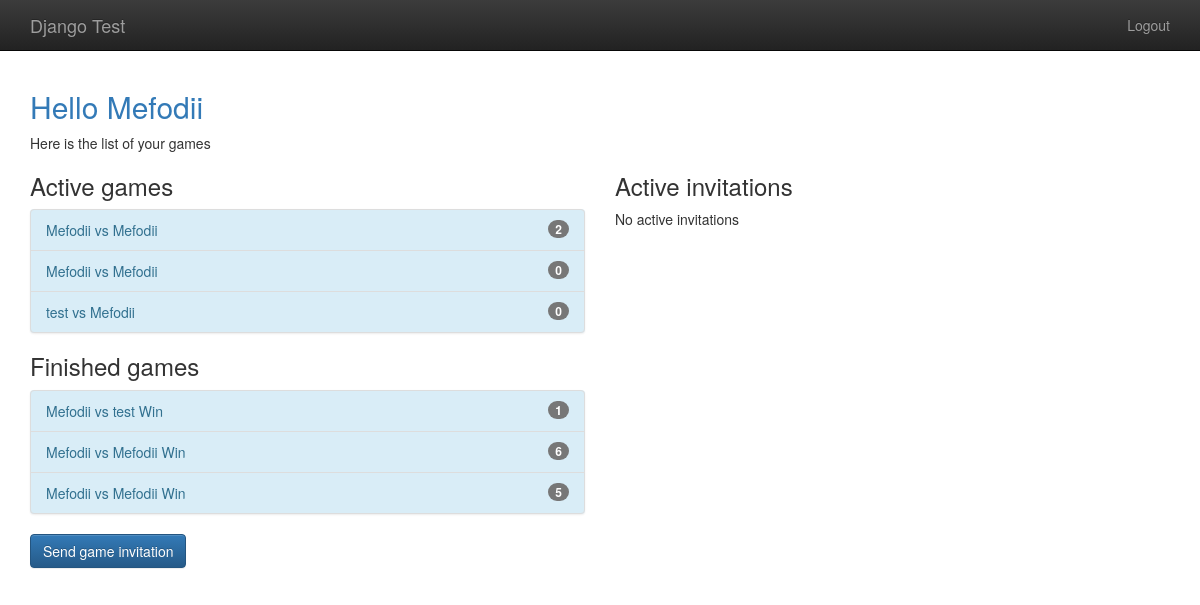
The page /player/home (signed in) on the database as committed earlier.
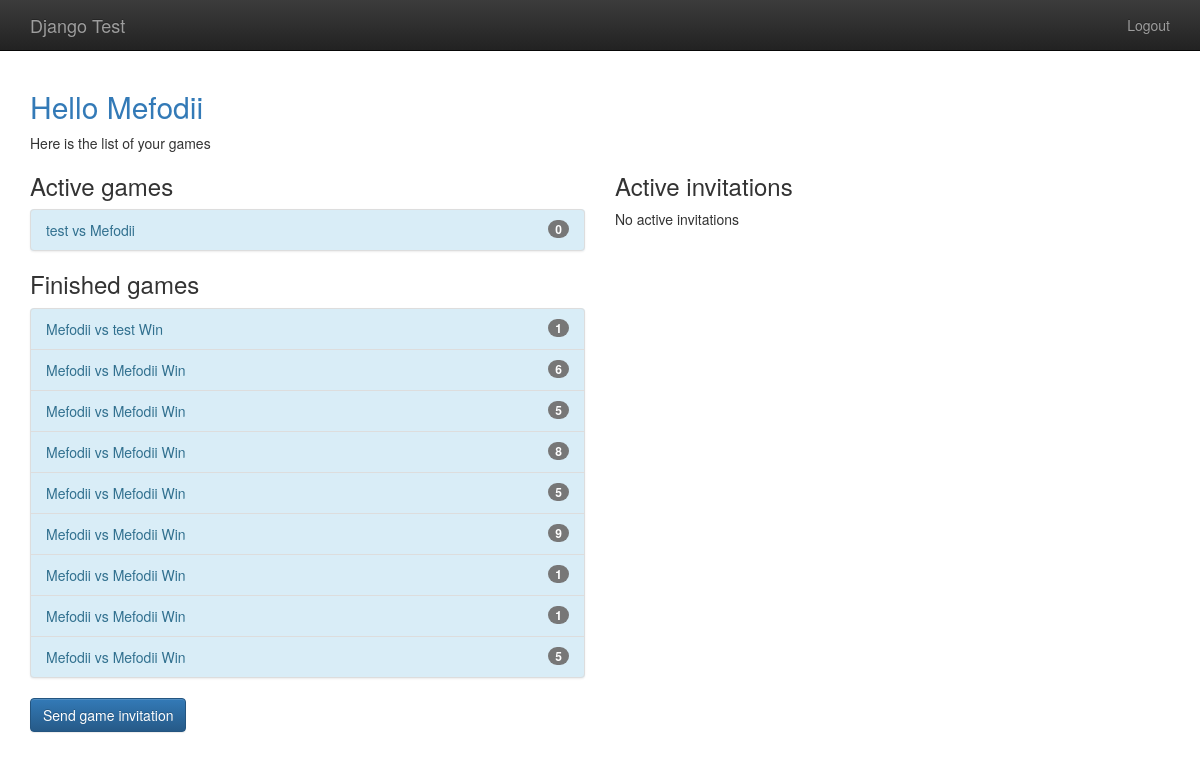
The same page on the database as committed later.
### gameplay/models.py (models this page shows, shortened)
class Game(models.Model):
    first_player = models.ForeignKey(User, related_name="games_first_player", on_delete=models.CASCADE)
    second_player = models.ForeignKey(User, related_name="games_second_player", on_delete=models.CASCADE)
    start_time = models.DateTimeField(auto_now_add=True)
    last_active = models.DateTimeField(auto_now=True)
    status = models.CharField(max_length=1, default='F', choices=GAME_STATUS_CHOICES)
    objects = GameQuerySet.as_manager()
    def get_absolute_url(self):
        return reverse("gameplay_detail", args=[self.id])
    def __str__(self):
        return "{0} vs {1}".format(self.first_player, self.second_player)

### player/views.py (the view)
# urls.py: path('home', home, name="player_home"),
@login_required
def home(request):
    my_games = Game.objects.games_for_user(request.user)
    active_games = my_games.active()
    finished_games = my_games.difference(active_games)
    invitations = request.user.invitations_received.all()
    return render(request, "player/home.html",
                  {"active_games": active_games,
                   "finished_games" : finished_games,
                   "invitations": invitations})

### gameplay/models.py (called while the page is built)
    def games_for_user(self, user):
        return self.filter(
            Q(first_player=user) | Q(second_player=user)
        )

    def active(self):
        return self.filter(
            Q(status="F") | Q(status="S")
        )

### templates/player/home.html (shortened to what this page needs)
{% extends "base.html" %}
{% block content %}
    <h2 class="text-primary">Hello {{ user.username }}</h2>
    Here is the list of your games
    <div class="row">
        <div class="col-md-6">
            <h3>Active games</h3>
            {% include "player/game_list_snippet.html" with games_list=active_games %}
            <h3>Finished games</h3>
            {% include "player/game_list_snippet.html" with games_list=finished_games %}
            <p>
                <a class="btn btn-primary"
                   href="{% url 'player_new_invitation' %}">Send game invitation</a>
            </p>
        </div>
        <div class="col-md-6">
            <h3>Active invitations</h3>
            {% if invitations %}
                <div class="list-group">
                    {% for inv in invitations %}
                        <a class="list-group-items" href="{% url 'player_accept_invitation' id=inv.id %}">
                            {{ inv.from_user.username }} invited you to play.<br>
                        </a>
                    {% endfor %}
                </div>
            {% else %}
                <p>No active invitations</p>
            {% endif %}
        </div>
    </div>
{% endblock %}

### templates/base.html (shortened to what this page needs)
{% load staticfiles %}
<!doctype html>
<html class="no-js" lang="">
    <head>
        {% block styling %}
            <link rel="stylesheet" href="{% static 'css/bootstrap.min.css' %}">
            <link rel="stylesheet" href="{% static 'css/bootstrap-theme.min.css' %}">
            <link rel="stylesheet" href="{% static 'css/main.css' %}">
        {% endblock styling %}
    </head>
    <body ng-app="tictactoe.demo">
    <nav class="navbar navbar-inverse navbar-fixed-top" role="navigation">
      <div class="container">
        <div class="navbar-header">
          <a class="navbar-brand" href="/">Django Test</a>
        </div>
        <ul class="nav navbar-nav navbar-right">
            {% if user.is_authenticated %}
                <li><a href="{% url 'player_logout' %}">Logout</a></li>
            {% else %}
                <li><a href="{% url 'player_login' %}">Login</a></li>
                <li><a href="{% url 'player_signup' %}">Signup</a></li>
            {% endif %}
        </ul>
      </div>
    </nav>
        <div class="container">
            {% block content %}
            {% endblock %}
        </div>
    </body>
</html>

### templates/player/game_list_snippet.html
{% if games_list %}
    <div class="list-group bg-info">
        {% for game in games_list %}
            <a class="list-group-item list-group-item-info"
               href="{{ game.get_absolute_url }}">
                {{ game }}
                {% if game.status not in "FS" %}
                    {% if game.status == "D" %}
                        Draw
                    {% elif game.status == "W" and user == game.first_player %}
                        Win
                    {% elif game.status == "L" and user == game.second_player %}
                        Win
                    {% else %}
                        Lose
                    {% endif %}
                {% endif %}
                <span class="badge">{{ game.move_set.count }}</span>
            </a>
        {% endfor %}
    </div>
{% endif %}

### templates/base.html (style rules this page uses)
body { padding-top: 70px; padding-bottom: 20px; }

Rows that differ between the two databases and show on the page:
changed Game (number 5 of 10 on the later page): move_set.count "2" → "8"; now shows "Win"; moves down the list
changed Game (number 6 of 10 on the later page): move_set.count "0" → "5"; now shows "Win"; moves down the list
added Game: first_player+second_player "Mefodii vs Mefodii", status "Win", move_set.count "9"
added Game: first_player+second_player "Mefodii vs Mefodii", status "Win", move_set.count "1"
added Game: first_player+second_player "Mefodii vs Mefodii", status "Win", move_set.count "1"
added Game: first_player+second_player "Mefodii vs Mefodii", status "Win", move_set.count "5"
